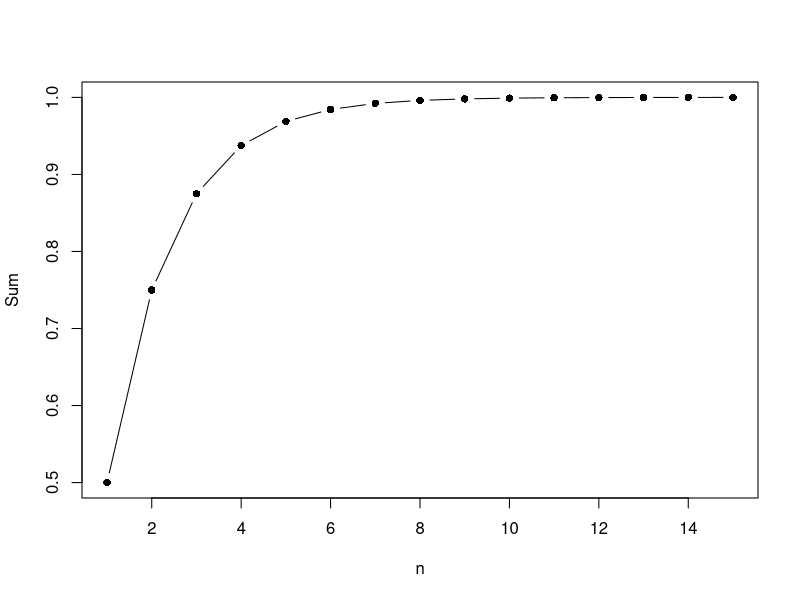
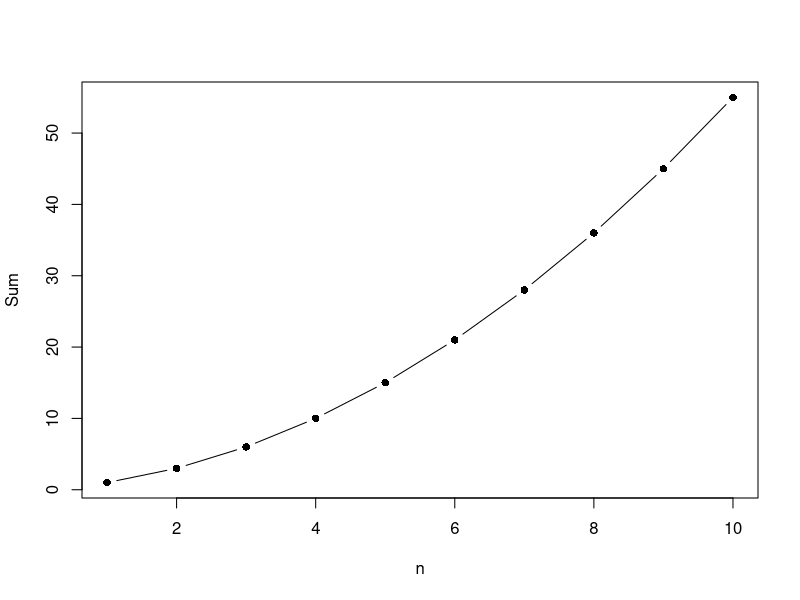

The R script that drew these images, in order:
## ---- chunk 1
plot(cumsum(1/2^(1:15)), type= "b", xlab = "n", ylab = "Sum", pch=16)
## ---- chunk 2
plot(cumsum(1:10), pch=16, type="b", xlab="n", ylab="Sum")
